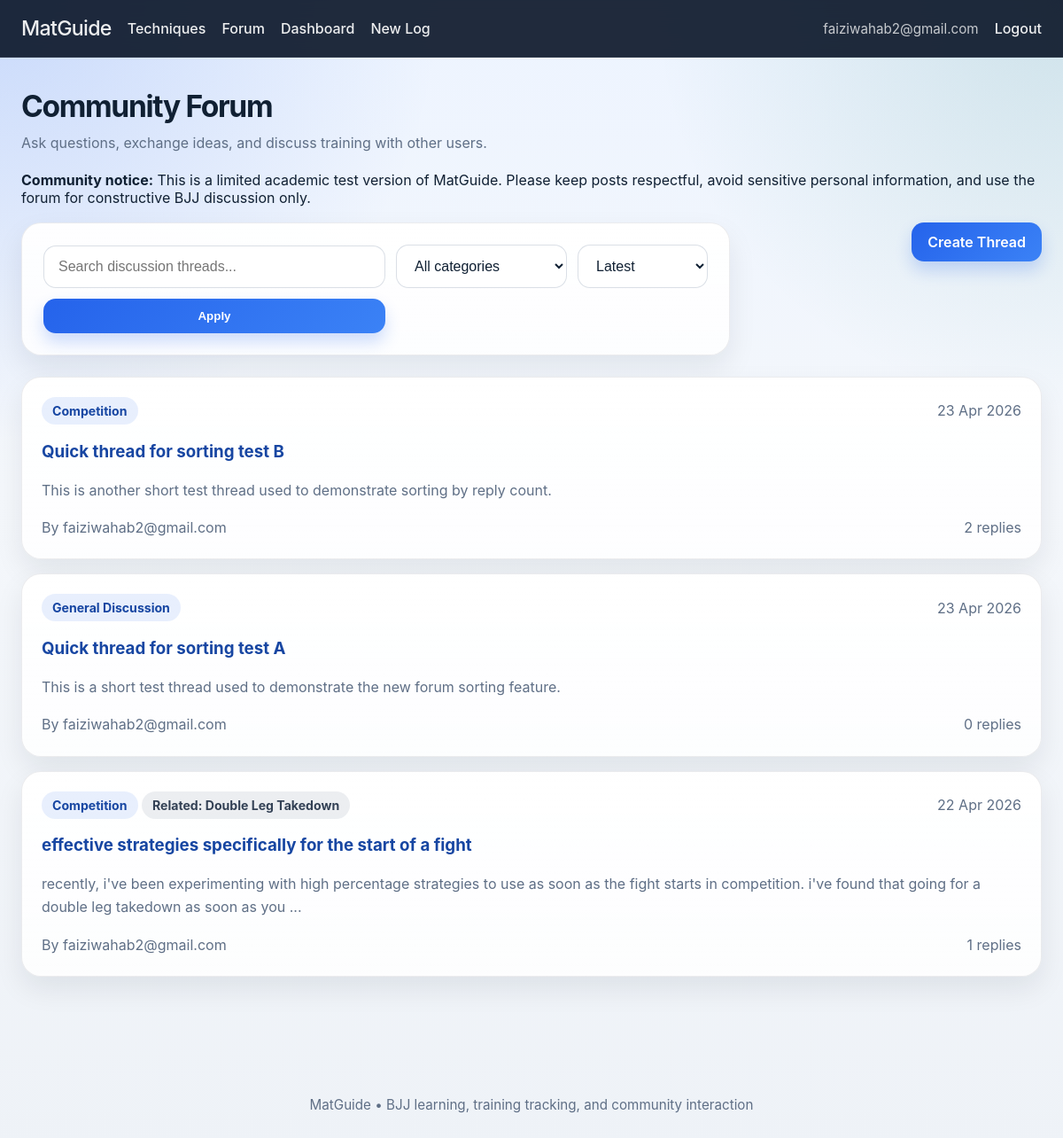
The page /forum (signed in) on the database its author committed.
### models.py (models this page shows, shortened)
class User(UserMixin, db.Model):
    id = db.Column(db.Integer, primary_key=True)
    email = db.Column(db.String(255), unique=True, nullable=False, index=True)
    password_hash = db.Column(db.String(255), nullable=False)
    logs = db.relationship("TrainingLog", backref="user", lazy=True, cascade="all, delete-orphan")
    threads = db.relationship("ForumThread", backref="author", lazy=True, cascade="all, delete-orphan")
    replies = db.relationship("ForumReply", backref="author", lazy=True, cascade="all, delete-orphan")

class ForumThread(db.Model):
    id = db.Column(db.Integer, primary_key=True)
    title = db.Column(db.String(200), nullable=False)
    category = db.Column(db.String(100), nullable=False)
    body = db.Column(db.Text, nullable=False)
    created_at = db.Column(db.DateTime, nullable=False, default=datetime.utcnow)
    user_id = db.Column(db.Integer, db.ForeignKey("user.id"), nullable=False)
    technique_id = db.Column(db.Integer, db.ForeignKey("technique.id"), nullable=True)
    replies = db.relationship("ForumReply", backref="thread", lazy=True, cascade="all, delete-orphan")

class Technique(db.Model):
    id = db.Column(db.Integer, primary_key=True)
    name = db.Column(db.String(120), unique=True, nullable=False)
    category = db.Column(db.String(120), nullable=False)
    level = db.Column(db.String(50), nullable=False)
    description = db.Column(db.Text, nullable=False)
    youtube_url = db.Column(db.String(500), nullable=True)
    threads = db.relationship("ForumThread", backref="related_technique", lazy=True)

### app.py (the view, shortened to what this page needs)
    @app.route("/forum")
    def forum():
        search_query = request.args.get("q", "").strip()
        category_filter = request.args.get("category", "").strip()
        sort_by = request.args.get("sort", "latest").strip()
        query = ForumThread.query
        if category_filter:
            query = query.filter(ForumThread.category == category_filter)
        threads = query.all()
        if sort_by == "most_replies":
            threads = sorted(threads, key=lambda t: len(t.replies), reverse=True)
        else:
            threads = sorted(threads, key=lambda t: t.created_at, reverse=True)
        return render_template(
            "forum.html",
            threads=threads,
            categories=FORUM_CATEGORIES,
            search_query=search_query,
            category_filter=category_filter,
            sort_by=sort_by,
        )

### models.py (called while the page is built)
@login_manager.user_loader
def load_user(user_id):
    return User.query.get(int(user_id))

### templates/forum.html (shortened to what this page needs)
{% extends "base.html" %}
{% block content %}
<section class="section-block">
  <div class="section-header">
    <h1>Community Forum</h1>
    <p>Ask questions, exchange ideas, and discuss training with other users.</p>
  </div>
  <div class="notice-card">
    <strong>Community notice:</strong>
    This is a limited academic test version of MatGuide. Please keep posts respectful,
    avoid sensitive personal information, and use the forum for constructive BJJ discussion only.
  </div>
  <div class="toolbar spaced">
    <form method="GET" class="filter-card forum-filter">
      <input type="text" name="q" placeholder="Search discussion threads..." value="{{ search_query }}">
      <select name="category">
        <option value="">All categories</option>
      </select>
      <select name="sort">
        <option value="latest" {% if sort_by == 'latest' %}selected{% endif %}>Latest</option>
      </select>
      <button type="submit" class="button">Apply</button>
    </form>
    {% if current_user.is_authenticated %}
      <a class="button" href="{{ url_for('new_thread') }}">Create Thread</a>
    {% else %}
      <a class="button" href="{{ url_for('login') }}">Log in to post</a>
    {% endif %}
  </div>
  {% if threads %}
    <div class="thread-list">
      {% for thread in threads %}
        <div class="thread-card">
          <div class="thread-top">
            <div>
              <span class="pill">{{ thread.category }}</span>
              {% if thread.related_technique %}
                <span class="pill alt-pill">Related: {{ thread.related_technique.name }}</span>
              {% endif %}
            </div>
            <span class="muted-text">{{ thread.created_at.strftime("%d %b %Y") }}</span>
          </div>
          <h3>
            <a href="{{ url_for('thread_detail', thread_id=thread.id) }}">
              {{ thread.title }}
            </a>
          </h3>
          <p class="thread-preview">
            {{ thread.body[:180] }}{% if thread.body|length > 180 %}...{% endif %}
          </p>
          <div class="thread-bottom">
            <span class="muted-text">By {{ thread.author.email }}</span>
            <span class="muted-text">{{ thread.replies|length }} replies</span>
          </div>
        </div>
      {% endfor %}
    </div>
  {% else %}
    <div class="empty-state">
      <p>No forum threads found.</p>
    </div>
  {% endif %}
</section>
{% endblock %}

### templates/base.html (shortened to what this page needs)
<!DOCTYPE html>
<html lang="en">
<head>
  <link rel="stylesheet" href="{{ url_for('static', filename='styles.css') }}">
</head>
<body>
  <header class="site-header">
    <nav class="navbar">
      <div class="nav-left">
        <a class="brand" href="{{ url_for('index') }}">MatGuide</a>
        <a href="{{ url_for('techniques') }}">Techniques</a>
        <a href="{{ url_for('forum') }}">Forum</a>
        {% if current_user.is_authenticated %}
          <a href="{{ url_for('dashboard') }}">Dashboard</a>
          <a href="{{ url_for('new_log') }}">New Log</a>
        {% endif %}
      </div>
      <div class="nav-right">
        {% if current_user.is_authenticated %}
          <span class="user-email">{{ current_user.email }}</span>
          <a href="{{ url_for('logout') }}">Logout</a>
        {% else %}
          <a href="{{ url_for('login') }}">Login</a>
          <a class="button nav-button" href="{{ url_for('register') }}">Register</a>
        {% endif %}
      </div>
    </nav>
  </header>
  <main class="page-shell">
    {% block content %}{% endblock %}
  </main>
  <footer class="footer">
    <p>MatGuide • BJJ learning, training tracking, and community interaction</p>
  </footer>
</body>
</html>

### static/styles.css (style rules this page uses)
:root { --bg: #0b1220; --surface: rgba(255, 255, 255, 0.82); --surface-strong: #ffffff; --text: #102033; --muted: #5f6f86; --primary: #2563eb; --primary-dark: #1746a2; --accent: #0f766e; --danger: #dc2626; --success-bg: #dcfce7; --error-bg: #fee2e2; --border: rgba(15, 23, 42, 0.08); --shadow: 0 14px 32px rgba(15, 23, 42, 0.08); --radius: 22px; }
* { box-sizing: border-box; }
body { margin: 0; font-family: "Inter", "Segoe UI", Arial, sans-serif; color: var(--text); background: radial-gradient(circle at top left, rgba(37, 99, 235, 0.18), transparent 28%), radial-gradient(circle at top right, rgba(15, 118, 110, 0.14), transparent 26%), linear-gradient(180deg, #edf4ff 0%, #f4f7fb 42%, #eef2f7 100%); min-height: 100vh; }
a { color: var(--primary-dark); text-decoration: none; }
.site-header { position: sticky; top: 0; z-index: 20; backdrop-filter: blur(12px); background: rgba(9, 20, 39, 0.9); border-bottom: 1px solid rgba(255, 255, 255, 0.08); }
.navbar { max-width: 1220px; margin: 0 auto; padding: 18px 24px; display: flex; align-items: center; justify-content: space-between; }
.nav-left, .nav-right { display: flex; align-items: center; gap: 18px; }
.navbar a { color: rgba(255, 255, 255, 0.92); font-weight: 500; text-decoration: none; }
.brand { font-size: 1.45rem; font-weight: 800; letter-spacing: -0.03em; }
.user-email { color: rgba(255, 255, 255, 0.75); font-size: 0.95rem; }
.page-shell { max-width: 1220px; margin: 0 auto; padding: 34px 24px 60px; }
.footer { text-align: center; padding: 26px 18px 42px; color: var(--muted); font-size: 0.95rem; }
.button { display: inline-flex; align-items: center; justify-content: center; gap: 8px; padding: 12px 18px; border: none; border-radius: 14px; background: linear-gradient(135deg, var(--primary), #3b82f6); color: white; font-weight: 600; text-decoration: none; cursor: pointer; box-shadow: 0 10px 18px rgba(37, 99, 235, 0.22); transition: transform 0.15s ease, box-shadow 0.15s ease, opacity 0.15s ease; }
.stat-card, .feature-card, .form-card, .filter-card, .thread-card, .thread-detail-card, .reply-card, .log-card, .technique-card, .empty-state, .forum-preview-card, .video-shell { background: linear-gradient(180deg, rgba(255, 255, 255, 0.96), rgba(255, 255, 255, 0.84)); border: 1px solid var(--border); border-radius: var(--radius); box-shadow: var(--shadow); }
.stat-card, .feature-card, .technique-card, .thread-card, .reply-card, .log-card, .thread-detail-card, .forum-preview-card, .empty-state { padding: 22px; }
.section-block { margin-bottom: 34px; }
.section-header { margin-bottom: 18px; }
.section-header h1, .section-header h2 { margin: 0 0 8px; font-size: 2.1rem; letter-spacing: -0.04em; }
.section-header p { margin: 0; color: var(--muted); line-height: 1.7; }
.forum-preview-list, .thread-list, .reply-list, .log-list, .mini-thread-list { display: grid; gap: 16px; }
.filter-card, .form-card { padding: 24px; }
.styled-form input, .styled-form select, .styled-form textarea, .filter-card input, .filter-card select { width: 100%; padding: 14px 16px; border-radius: 14px; border: 1px solid rgba(148, 163, 184, 0.35); background: rgba(255, 255, 255, 0.92); color: var(--text); font-size: 1rem; outline: none; transition: border 0.15s ease, box-shadow 0.15s ease; }
.filter-card { display: grid; grid-template-columns: 2fr 1fr 1fr auto; gap: 12px; align-items: center; }
.forum-filter { grid-template-columns: 2fr 1fr auto; }
.toolbar { display: flex; align-items: center; gap: 14px; margin: 18px 0 24px; }
.toolbar.spaced { justify-content: space-between; align-items: flex-start; gap: 20px; }
.thread-top, .thread-bottom, .log-top, .technique-meta, .inline-actions { display: flex; flex-wrap: wrap; gap: 10px; align-items: center; justify-content: space-between; }
.thread-preview, .muted-text { color: var(--muted); line-height: 1.65; }
.pill { display: inline-flex; align-items: center; padding: 7px 12px; border-radius: 999px; background: rgba(37, 99, 235, 0.1); color: var(--primary-dark); font-size: 0.88rem; font-weight: 700; }
.alt-pill { background: rgba(100, 116, 139, 0.12); color: #334155; }

### rows shown on the page
User: email "faiziwahab2@gmail.com"
ForumThread: category "Competition", created_at "23 Apr 2026", title "Quick thread for sorting test B", body "This is another short test thread used to demonstrate sorting by reply count.", author.email "faiziwahab2@gmail.com", replies|length "2"
ForumThread: category "General Discussion", created_at "23 Apr 2026", title "Quick thread for sorting test A", body "This is a short test thread used to demonstrate the new forum sorting feature.", author.email "faiziwahab2@gmail.com", replies|length "0"
ForumThread: category "Competition", related_technique.name "Double Leg Takedown", created_at "22 Apr 2026", title "effective strategies specifically for the start of a fight", body "recently, i've been experimenting with high percentage strategies to use as soon as the fight starts in competition. i've found that going for a double leg takedown as soon as you", author.email "faiziwahab2@gmail.com", replies|length "1"
